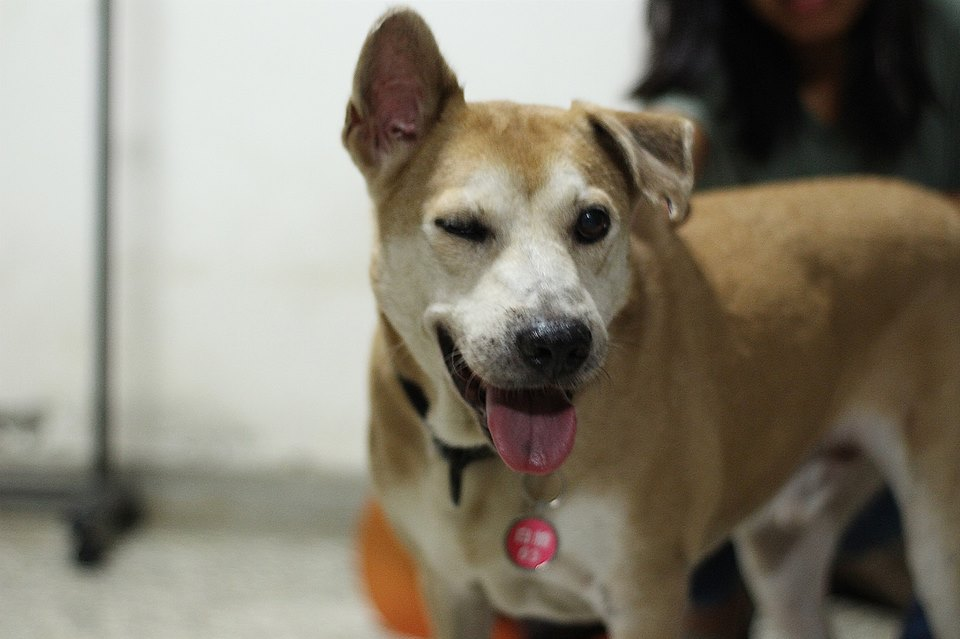
#> input picture Python/Dithering/face.jpg, 960 x 639 px; its folder holds 5 pictures in this run
$ python jpgtohex.py
#> lines starting #> are read from the running program, lines starting #| are printed output that depends on the picture
#> in compress, img is the input picture: PIL image 960x639 RGB; mean R, G, B 134.5, 128.3, 114.2
#> in compress, `img.thumbnail((100,100))`:
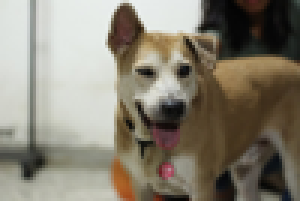
#> img: PIL image 100x67 RGB (shown 3 times larger); mean R, G, B 134.5, 128.3, 114.3
from PIL import Image
import csv
from os.path import splitext
from glob import glob
import os
import sys

#img = Image.open("IMG_6464.jpg").convert('RGB')
def search():
    jpgList = glob('./*.jpg')

    print (jpgList)
    for jpg in jpgList:
        img = Image.open(jpg).convert('RGB')
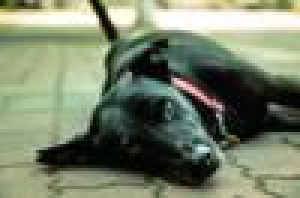
#> input picture Python/Dithering/IMG_6464_100.jpg, 100 x 66 px (shown 3 times larger)
#> img is the input picture: PIL image 100x66 RGB; mean R, G, B 119.8, 129.5, 106.3
        img.thumbnail((100,100))
        png = splitext(jpg)[0]+'.png'
        img.save(png,'PNG')
#> pass 2 of the loop in search, `for jpg in jpgList:`:
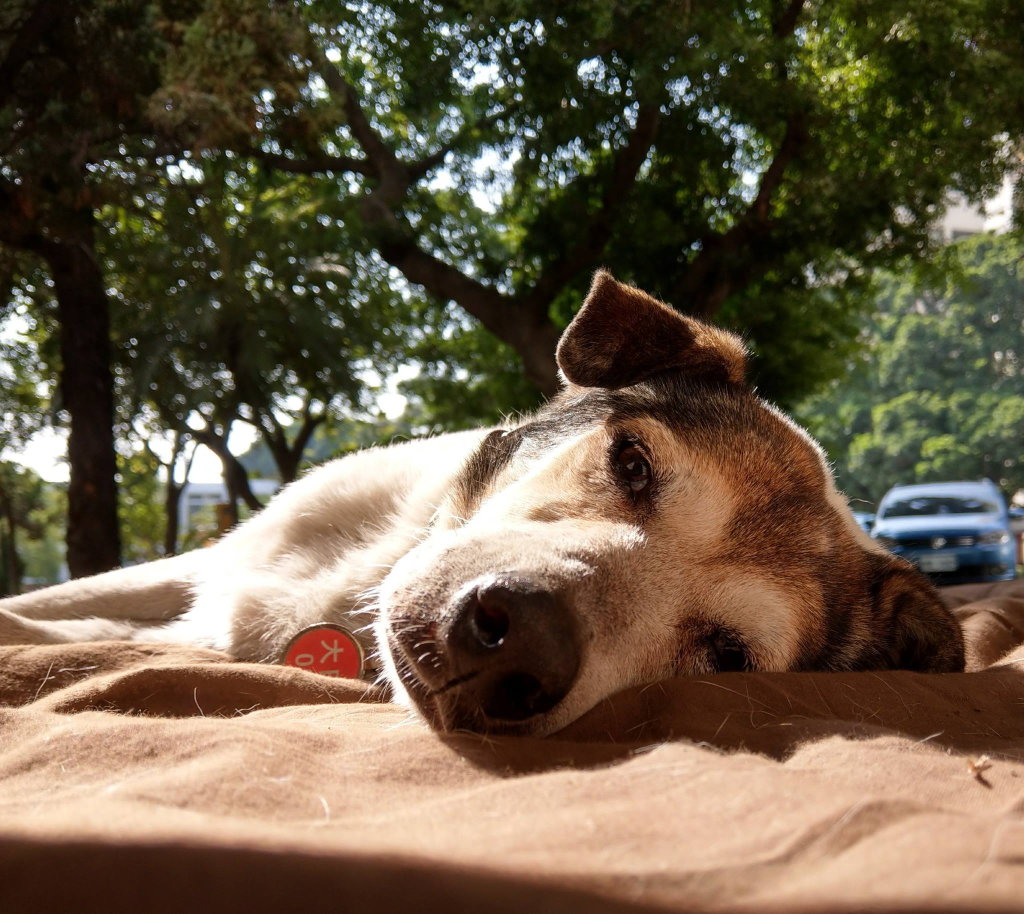
#> input picture Python/Dithering/bigwhite.jpg, 2048 x 1827 px (shown at 1/2 size)
#> in search, img is the input picture: PIL image 2048x1827 RGB; mean R, G, B 107.2, 92.7, 71.8
#> in search, `img.thumbnail((100,100))`:
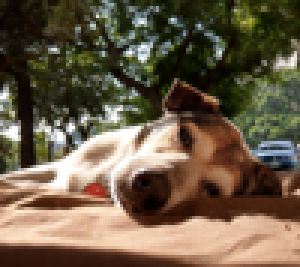
#> img: PIL image 100x89 RGB (shown 3 times larger); mean R, G, B 107.1, 92.6, 71.8

def rgb2hex(numTumple):
    r,g,b=list(numTumple)
    return '#{:02x}{:02x}{:02x}'.format(r,g,b)

def compress():
    img = Image.open('face.jpg').convert('RGB')
    img.thumbnail((100,100))
    img.save('face_100.jpg')

def arg():
    img = Image.open('face_100.jpg')
    file = open('example.csv','w')
    for y in range(img.height):
        for x in range(img.width):
            s = rgb2hex(img.getpixel( (x,y)) )
            if x != img.width-1:
                file.write(s+',')
            else:
                file.write(s+'\n')
    file.close()

def main():
    compress()
    arg()
    search()

if __name__ == '__main__':
    main()
